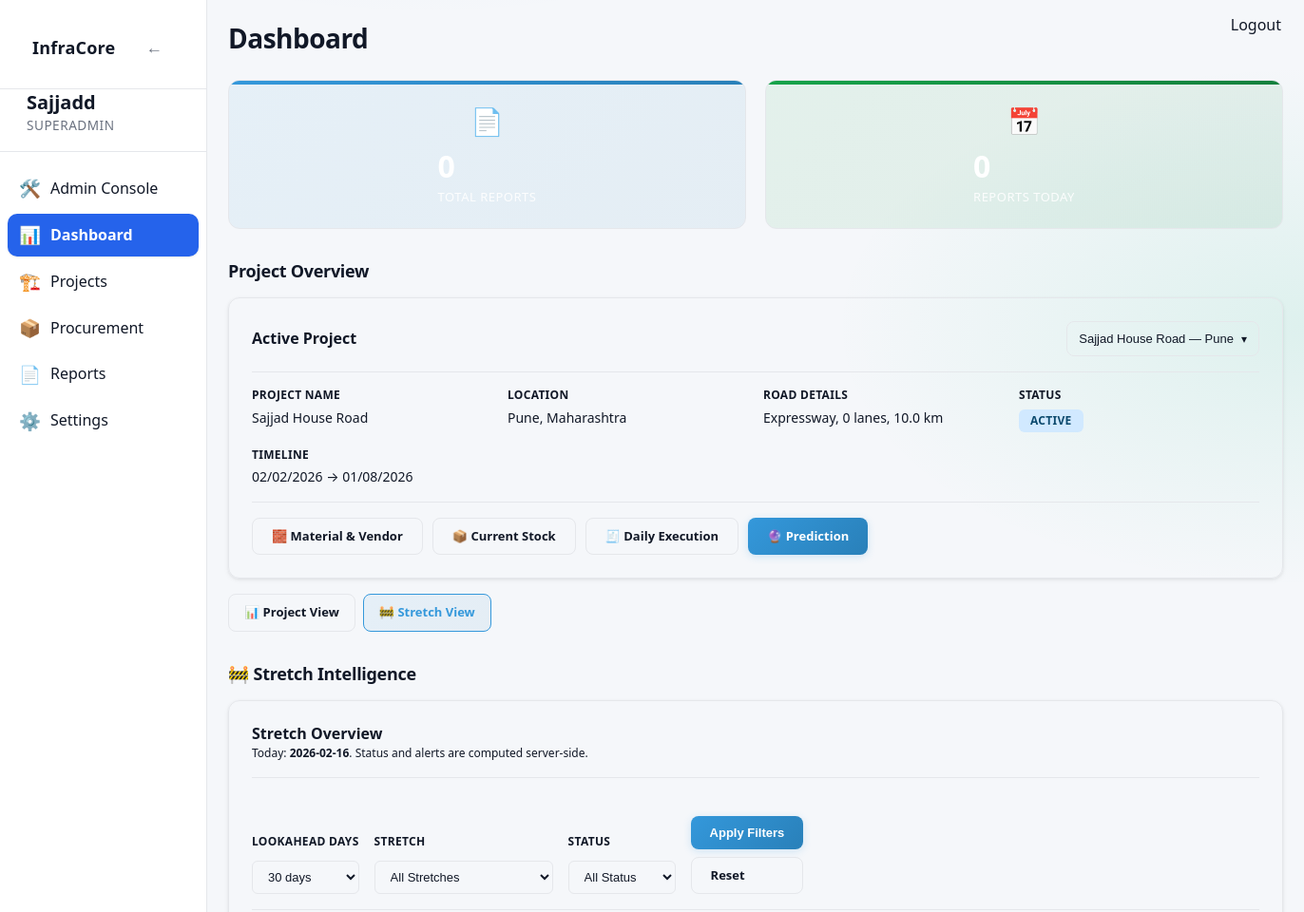
Before: /dashboard?project_id=3&view=stretch (signed in, upper part) with the older database file.
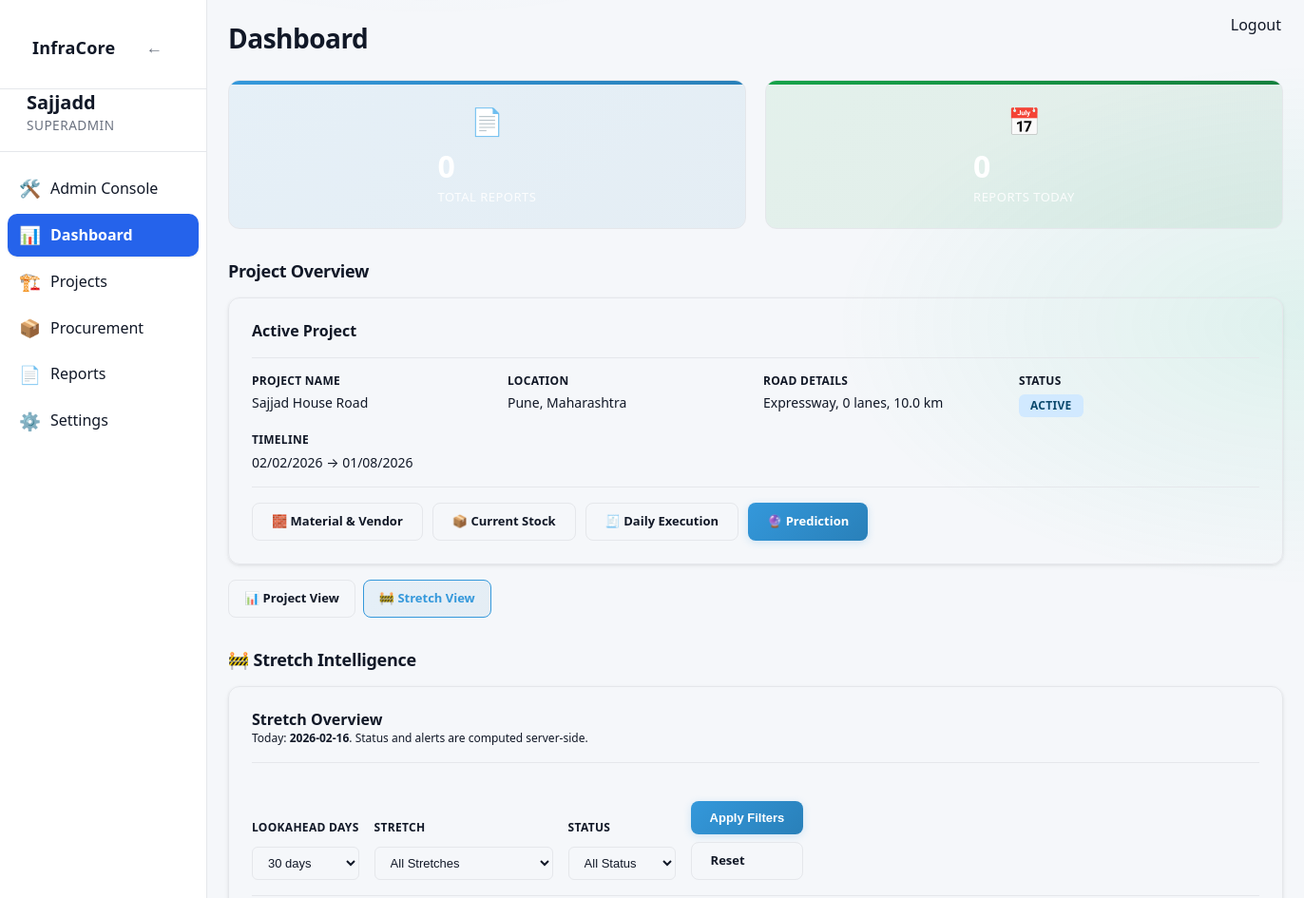
After: the same page with the newer database file.
### app/models/project.py (models this page shows)
class Project(Base):
    __tablename__ = "projects"
    id = Column(Integer, primary_key=True, index=True)
    name = Column(String(255), nullable=False)
    project_code = Column(String(100), nullable=True)
    client_authority = Column(String(255), nullable=True)
    contractor = Column(String(255), nullable=True)
    consultant_pmc = Column(String(255), nullable=True)
    is_active = Column(Boolean, default=True, nullable=False)
    status = Column(String(20), default="active", nullable=False)
    road_type = Column(String(100), nullable=False)
    lanes = Column(Integer, nullable=False)
    road_width = Column(Float, nullable=False)
    road_length_km = Column(Float, nullable=False)
    carriageway_width = Column(Float, nullable=True)
    shoulder_type = Column(String(100), nullable=True)
    median_type = Column(String(100), nullable=True)
    project_type = Column(String(50), nullable=False, server_default="")
    road_name = Column(String(255), nullable=True)
    lane_configuration = Column(String(10), nullable=True)
    road_pavement_type = Column(String(20), nullable=True)
    terrain_type = Column(String(20), nullable=True)
    concrete_pavement_type = Column(String(20), nullable=True)  # PQC/RCC
    slab_thickness_mm = Column(Integer, nullable=True)
    grade_of_concrete = Column(String(20), nullable=True)
    joint_spacing_m = Column(Float, nullable=True)
    dowel_diameter_mm = Column(Integer, nullable=True)
    tie_bar_diameter_mm = Column(Integer, nullable=True)
    road_construction_type = Column(String(100), nullable=True)
    road_category = Column(String(100), nullable=True)
    road_engineering_type = Column(String(150), nullable=True)
    road_preset_key = Column(String(200), nullable=True)
    road_extras_json = Column(Text, nullable=True)
    preset_activities_json = Column(Text, nullable=True)
    preset_materials_json = Column(Text, nullable=True)
    country = Column(String(100), nullable=False)
    state = Column(String(100), nullable=True)
    district = Column(String(100), nullable=True)
    city = Column(String(100), nullable=False)
    location_id = Column(Integer, ForeignKey("locations.id"), nullable=True)
    chainage_start = Column(String(50), nullable=True)
    chainage_end = Column(String(50), nullable=True)
    planned_start_date = Column(Date, nullable=False)
    planned_end_date = Column(Date, nullable=False)
    created_by = Column(Integer, nullable=False)
    created_at = Column(DateTime, default=datetime.utcnow, nullable=False)
    updated_at = Column(
        DateTime,
        default=datetime.utcnow,
        onupdate=datetime.utcnow,
        nullable=False,
    )
    completed_at = Column(DateTime, nullable=True)
    activities = relationship(
        "Activity",
        back_populates="project",
        cascade="all, delete-orphan"
    )
    project_activities = relationship(
        "ProjectActivity",
        back_populates="project",
        cascade="all, delete-orphan"
    )
    planned_materials = relationship(
        "PlannedMaterial",
        back_populates="project",
        cascade="all, delete-orphan"
    )
    material_usage_daily = relationship(
        "MaterialUsageDaily",
        back_populates="project",
        cascade="all, delete-orphan"
    )
    location = relationship("Location")

### app/routes/dashboard.py (the view)
@router.get("/dashboard", response_class=HTMLResponse)
async def dashboard(
    request: Request,
    project_id: int | None = None,
    view: str | None = None,
    lookahead_days: int | None = None,
    due_soon_days: int | None = None,
    stretch_id: int | None = None,
    status: str | None = None,
    activity_id: int | None = None,
    material_id: int | None = None,
    db: Session = Depends(get_db)
):
    register_template_filters(templates)
    alerts = None
    dash_view = "project"
    has_stretches = False
    stretch_intel = None
    stretch_choices = []
    stretch_choices = []
    user = request.session.get("user")
    if user is None:
        flash(request, "Please login to access dashboard", "warning")
        return RedirectResponse("/login", status_code=302)
    user_id = user["id"]
    if user.get("role") in {"admin", "superadmin"}:
        base_query = db.query(Project)
    else:
        base_query = (
            db.query(Project)
            .outerjoin(ProjectUser, Project.id == ProjectUser.project_id)
            .filter(
                or_(
                    Project.created_by == user_id,
                    ProjectUser.user_id == user_id,
                )
            )
            .distinct()
        )
    projects = base_query.filter(Project.is_active == True).order_by(Project.id.desc()).all()
    has_projects = len(projects) > 0
    project = None
    if has_projects:
        if project_id:
            project = base_query.filter(Project.id == project_id).first()
        if project is None:
            project = (
                base_query
                .filter(Project.is_active == True)
                .order_by(Project.id.desc())
                .first()
            )
        if project is None:
            project = base_query.order_by(Project.id.desc()).first()
    project_role = "viewer"
    if user["role"] in {"admin", "superadmin"}:
        project_role = "admin"
    elif project:
        pu = (
            db.query(ProjectUser)
            .filter(
                ProjectUser.project_id == project.id,
                ProjectUser.user_id == user_id
            )
            .first()
        )
        if pu:
            project_role = pu.role_in_project
    summary = (
        get_summary(project_id=project.id)
        if project else
        {
            "total_reports": 0,
            "reports_today": 0,
        }
    )
    inventory_prediction_data = None
    procurement_schedule = None
    inventory_status = None
    buffer_alerts = None
    if project:
        from app.services.inventory_prediction import InventoryPredictionService
        from app.services.procurement_planner import ProcurementPlannerService
        inv_service = InventoryPredictionService(db)
        proc_service = ProcurementPlannerService(db)
        stretch_id_eff = stretch_id if stretch_id else (stretch_choices[0].id if stretch_choices else None)
        if stretch_id_eff:
            inventory_prediction_data = inv_service.predict_material_requirements(project.id, stretch_id_eff)
            procurement_schedule = proc_service.plan_procurement(project.id, stretch_id_eff)
        from app.models.planned_material import PlannedMaterial
        project_material_ids = (
            db.query(PlannedMaterial.material_id)
            .filter(PlannedMaterial.project_id == project.id)
            .distinct()
            .subquery()
        )
        project_materials = (
            db.query(Material)
            .filter(
                Material.is_active == True,
                Material.id.in_(project_material_ids)
            )
            .all()
        )
        inventory_status = {
            m.id: inv_service.get_live_inventory(project.id, m.id)
            for m in project_materials
        }
        buffer_alerts = {
            m.id: inv_service.simulate_buffer_alerts(project.id, m.id)
            for m in project_materials
        }
    if project:
        lookahead_days_eff = int(lookahead_days) if lookahead_days is not None else get_int_setting(db, user_id=int(user_id), key="alerts.lookahead_days", default=30)
        due_soon_days_eff = int(due_soon_days) if due_soon_days is not None else get_int_setting(db, user_id=int(user_id), key="alerts.due_soon_days", default=7)
        max_rows = get_int_setting(db, user_id=int(user_id), key="alerts.max_rows", default=30)
        cfg = AlertConfig(
            lookahead_days=int(lookahead_days_eff),
            due_soon_days=int(due_soon_days_eff),
            max_rows=int(max_rows),
        )
        alerts = compute_project_update_alerts(db=db, project_id=int(project.id), cfg=cfg)
    else:
        alerts = None
    dash_view = (view or "project").strip().lower() or "project"
    stretch_intel = None
    has_stretches = False
    stretch_choices: list[RoadStretch] = []
    if project and str(getattr(project, "project_type", "") or "").strip().lower() == "road":
        stretch_choices = (
            db.query(RoadStretch)
            .filter(
                RoadStretch.project_id == int(project.id),
                RoadStretch.is_active == True,  # noqa: E712
            )
            .order_by(RoadStretch.sequence_no.asc())
            .all()
        )
        has_stretches = len(stretch_choices) > 0
        if dash_view == "stretch" and has_stretches:
            lookahead_days_eff = int(lookahead_days) if lookahead_days is not None else int(alerts.get("cfg", {}).get("lookahead_days", 30)) if alerts else 30
            due_soon_days_eff = int(due_soon_days) if due_soon_days is not None else int(alerts.get("cfg", {}).get("due_soon_days", 7)) if alerts else 7
            max_rows_eff = int(alerts.get("cfg", {}).get("max_rows", 50)) if alerts else 50
            s_cfg = StretchDashboardConfig(
                lookahead_days=int(lookahead_days_eff),
                due_soon_days=int(due_soon_days_eff),
                max_rows=int(max_rows_eff),
            )
            stretch_intel = compute_stretch_intelligence(
                db=db,
                project_id=int(project.id),
                today=date.today(),
                cfg=s_cfg,
                stretch_id=int(stretch_id) if stretch_id else None,
                status=status,
                activity_id=int(activity_id) if activity_id else None,
                material_id=int(material_id) if material_id else None,
            )
        elif dash_view == "stretch" and not has_stretches:
            dash_view = "project"
    return templates.TemplateResponse(
        "dashboard.html",
        {
            "request": request,
            "title": "Dashboard",
            "user": user,
            "is_admin": user["role"] in {"admin", "superadmin"},
            "projects": projects,
            "project": project,
            "project_id": project.id if project else None,
            "has_projects": has_projects,
            "project_role": project_role,
            "summary": summary,
            "alerts": alerts,
            "dash_view": dash_view,
            "has_stretches": has_stretches,
            "stretch_choices": stretch_choices,
            "stretch_intel": stretch_intel,
            "inventory_prediction_data": inventory_prediction_data,
            "procurement_schedule": procurement_schedule,
            "inventory_status": inventory_status,
            "buffer_alerts": buffer_alerts,
        }
    )

### app/templates/dashboard.html (shortened to what the changed rows need)
{% extends "base.html" %}
{% block content %}
<h1 class="page-title">{{ title }}</h1>
<h2 class="section-title">Project Overview</h2>
{% if not has_projects %}
<div class="card project-overview-card">
    <div class="empty-state">
        <p>Create a project to get started.</p>
    </div>
</div>
{% elif project %}
<div class="card">
    <div class="project-selector">
        <h3>Active Project</h3>
        {% if projects|length > 1 %}
        <div class="project-select-wrap">
            <button
                type="button"
                class="project-select-btn"
                id="projectSelectBtn"
                aria-haspopup="listbox"
                aria-expanded="false"
            >
                <span class="project-select-label">{{ project.name }} — {{ project.city }}</span>
                <span class="project-select-arrow">▾</span>
            </button>
        </div>
        {% endif %}
    </div>
    <hr>
    <div class="grid-2-col">
        <div>
            <strong>Project Name</strong>
            <span>{{ project.name }}</span>
        </div>
        <div>
            <strong>Location</strong>
            <span>{{ project.city }}{% if project.state %}, {{ project.state }}{% endif %}</span>
        </div>
        <div>
            <strong>Road Details</strong>
            <span>{{ project.road_type }}, {{ project.lanes }} lanes, {{ project.road_length_km }} km</span>
        </div>
        <div>
            <strong>Status</strong>
            <span><span class="badge badge-info">{{ project.status|capitalize }}</span></span>
        </div>
        <div>
            <strong>Timeline</strong>
            <span>{{ project.planned_start_date|ddmmyyyy }} → {{ project.planned_end_date|ddmmyyyy }}</span>
        </div>
    </div>
    <div class="action-buttons">
        <a class="btn-secondary" href="/project/{{ project.id }}/materials">🧱 Material & Vendor</a>
        <a class="btn-secondary" href="/stock/current">📦 Current Stock</a>
        <a class="btn-secondary" href="/execution/{{ project.id }}">🧾 Daily Execution</a>
        <a class="btn-primary" href="/projects/{{ project.id }}/prediction">🔮 Prediction</a>
    </div>
</div>
{% if project and has_stretches %}
    <div class="dash-toggle">
        <a class="{% if dash_view != 'stretch' %}active{% endif %}" href="/dashboard?project_id={{ project.id }}&view=project">📊 Project View</a>
        <a class="{% if dash_view == 'stretch' %}active{% endif %}" href="/dashboard?project_id={{ project.id }}&view=stretch">🚧 Stretch View</a>
    </div>
{% endif %}
{% endif %}
{% if project and dash_view == 'stretch' %}
    {% if not has_stretches %}
        <div class="card">
            <div class="empty-state">
                <p>No stretches found for this project. Switch back to Project View.</p>
            </div>
        </div>
    {% else %}
        <h2 class="section-title">🚧 Stretch Intelligence</h2>
                        {% set la = (stretch_intel.cfg.lookahead_days if stretch_intel else 30) %}
    {% endif %}
{% endif %}
{% endblock %}

Changed rows visible on the page:
changed Project "Sajjad House Road": name "Sajjad House Road" → (not shown); city "Pune" → (not shown)
